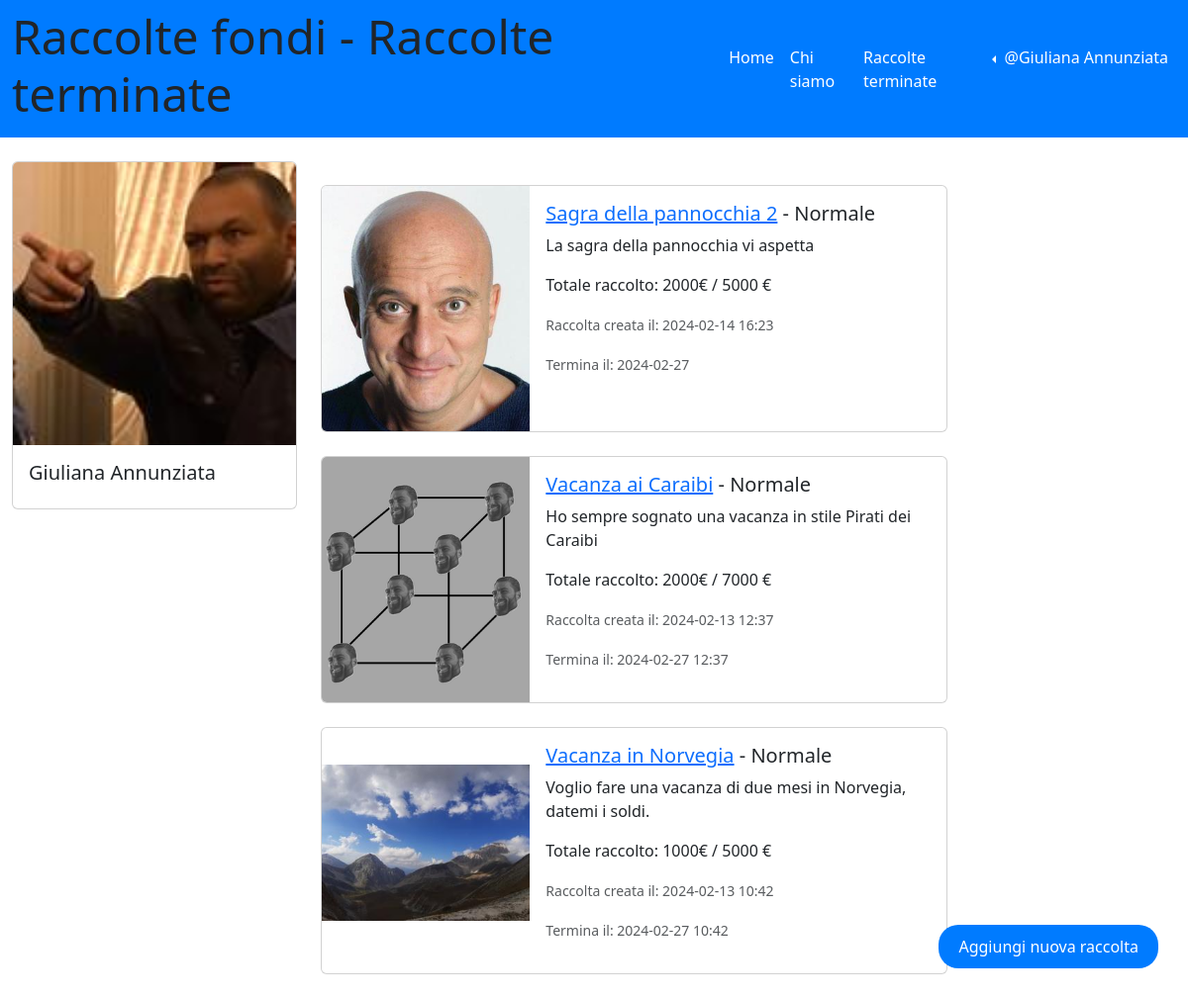
The page / (signed in) on the database its author committed.
### tables this page shows
CREATE TABLE "utenti" (
	"id_utente"	INTEGER UNIQUE,
	"email"	TEXT NOT NULL UNIQUE,
	"password"	TEXT NOT NULL UNIQUE,
	"nome"	TEXT NOT NULL,
	"cognome"	TEXT NOT NULL,
	"immagine_utente"	TEXT,
	"portafoglio"	NUMERIC,
	PRIMARY KEY("id_utente" AUTOINCREMENT)
);

CREATE TABLE "raccolte" (
	"id_raccolta"	INTEGER NOT NULL UNIQUE,
	"nome_raccolta"	TEXT NOT NULL,
	"descrizione"	TEXT,
	"immagine"	TEXT,
	"data_creazione"	TEXT,
	"data_termine"	TEXT,
	"cifra_attuale"	NUMERIC,
	"cifra_da_raggiungere"	NUMERIC,
	"tipo_raccolta"	TEXT,
	"organizzatore_raccolta"	INTEGER,
	"importo_minimo"	NUMERIC,
	"status"	TEXT DEFAULT 'attiva',
	"aggiornata"	TEXT DEFAULT 'no',
	"importo_massimo"	NUMERIC,
	PRIMARY KEY("id_raccolta" AUTOINCREMENT),
	FOREIGN KEY("organizzatore_raccolta") REFERENCES "utenti"("id_utente")
);

### app.py (the view)
@app.route('/')
def home():
    now = datetime.now()  # Get the current date and time
    current_date = now.date()  # Get the current date
    current_hour = now.hour  # Get the current hour
    current_minute = now.minute  # Get the current minute
    data_oggi = now.strftime("%Y-%m-%d %H:%M")
    raccolte_db = raccolte_dao.get_raccolte()
    return render_template('home.html', raccolte=raccolte_db, oggi=data_oggi)

### app.py (called while the page is built)
@app.before_request
def update_before_request():
    app.logger.info('Inizio update_status_e_portafoglio')
    try:
        raccolte_dao.update_status_e_portafoglio()
        app.logger.info('Fine update_status_e_portafoglio')
    except Exception as e:
        print('Error during update:', str(e))

@login_manager.user_loader
def load_user(user_id):
    db_user = utenti_dao.get_user_by_id(user_id)
    if db_user is not None:
        user = User(id_utente=db_user['id_utente'], nome=db_user['nome'], cognome=db_user['cognome'], email=db_user['email'], password=db_user['password'], immagine_utente=db_user['immagine_utente'], portafoglio=db_user['portafoglio'])
    else:
        user = None
    return user

### raccolte_dao.py (called while the page is built)
def get_raccolte():
    conn = sqlite3.connect('db/raccolte_fondi.db')
    conn.row_factory = sqlite3.Row
    cursor = conn.cursor()
    sql = 'SELECT raccolte.id_raccolta, raccolte.nome_raccolta, raccolte.descrizione, raccolte.immagine, raccolte.data_creazione, raccolte.data_termine, raccolte.cifra_attuale, raccolte.cifra_da_raggiungere, raccolte.tipo_raccolta, raccolte.organizzatore_raccolta, raccolte.importo_minimo, raccolte.status, raccolte.aggiornata, raccolte.importo_massimo, utenti.nome, utenti.cognome FROM raccolte LEFT JOIN utenti ON raccolte.organizzatore_raccolta = utenti.id_utente ORDER BY data_creazione DESC'
    cursor.execute(sql)
    raccolte = cursor.fetchall()
    cursor.close()
    conn.close()
    return raccolte

### utenti_dao.py (called while the page is built)
def get_user_by_id(id):
    conn = sqlite3.connect('db/raccolte_fondi.db')
    conn.row_factory = sqlite3.Row
    cursor = conn.cursor()
    sql = 'SELECT * FROM utenti WHERE id_utente = ?'
    cursor.execute(sql, (id,))
    user = cursor.fetchone()
    cursor.close()
    conn.close()
    return user

### templates/home.html (shortened to what this page needs)
{% extends "base.html" %}
{% block home_active %}active{% endblock %}
{% block page_name %}Raccolte terminate{% endblock %}
{% block content %}
<div class="container">
    <div class="row">
        <div class="col-lg-3">
            <aside id="myaside">
                {% if not current_user.is_authenticated %}
                <section>
                    <h3>Login</h3>
                    <div class="alert alert-info" role="alert">
                      Devi autenticarti per iniziare raccolte fondi
                    </div>
                    <div class="bg-light p-4 border rounded mb-3">
                        <form action="/login" method="POST">
                            <div class="mb-3">
                                <label for="emailInput" class="form-label">Email</label>
                                <input type="text" class="form-control" id="emailInput" name="email">
                                <div id="emailHelp" class="form-text">Non condivideremo mai la tua email con nessun altro.</div>
                            </div>
                            <div class="mb-3">
                                <label for="passwordInput" class="form-label">Password</label>
                                <input type="password" class="form-control" id="passwordInput" name="password">
                            </div>
                            <small>Non hai ancora un account? <a href="/iscriviti">Registrati</a></small>
                            <button type="submit" class="btn btn-primary mt-3">Accedi</button>
                        </form>
                    </div>
                </section>
                {% else %}
                <div class="card" style="width: 18rem;">
                    {% if current_user.immagine_utente %}
                    <img src="{{ url_for('static', filename=current_user.immagine_utente) }}" class="card-img-top" alt="Immagine dell'utente">
                    {% else %}
                    <img src="{{ url_for('static', filename='user.jpg') }}" class="card-img-top" alt="Immagine dell'utente">
                    {% endif %}
                    <div class="card-body">
                        <h5 class="card-title">{{ current_user.nome }} {{ current_user.cognome }}</h5>
                    </div>
                </div>
                {% endif %}
            </aside>
        </div>
      <main class="col-lg-9">
        <div class="col-9">
          <div class="container mt-4">
              {% for raccolta in raccolte %}
              {% if raccolta.status == 'attiva' %}
              <div class="card mb-4 fixed-height-card">
                  <div class="row g-0">
                      <div class="col-md-4 card-img-container">
                          {% if raccolta.immagine %}
                          <a href="{{ url_for('singola_raccolta', id=raccolta.id_raccolta) }}">
                              <img src="{{ url_for('static', filename=raccolta.immagine) }}" alt="Immagine della raccolta {{ raccolta.nome_raccolta | e }}">
                          </a>
                          {% else %}
                          <a href="{{ url_for('singola_raccolta', id=raccolta.id_raccolta) }}">
                              <img src="{{ url_for('static', filename='no_immagine_raccolta.jpg') }}" alt="La raccolta {{ raccolta.nome_raccolta | e }} non ha immagine">
                          </a>
                          {% endif %}
                      </div>
                      <div class="col-md-8">
                          <div class="card-body d-flex flex-column">
                              <h5 class="card-title">
                                  <a href="{{ url_for('singola_raccolta', id=raccolta.id_raccolta) }}">{{ raccolta.nome_raccolta | e }}</a>
                                  - {% if raccolta.tipo_raccolta == 'lampo' %} Lampo {% else %} Normale {% endif %}
                              </h5>
                              <p class="card-text">{{ raccolta.descrizione }}</p>
                              <p class="card-text">Totale raccolto: {{ raccolta.cifra_attuale }}€ / {{ raccolta.cifra_da_raggiungere }} €</p>
                              {% if raccolta.tipo_raccolta == 'lampo' %}
                              <p class="card-text"><small class="text-muted">Raccolta creata alle ore: {{ raccolta.data_creazione.split(' ')[1] }}</small></p>
                              <p class="card-text"><small class="text-muted">Termina alle ore: {{ raccolta.data_termine.split(' ')[1] }}</small></p>
                              {% else %}
                              <p class="card-text"><small class="text-muted">Raccolta creata il: {{ raccolta.data_creazione }}</small></p>
                              <p class="card-text"><small class="text-muted">Termina il: {{ raccolta.data_termine }}</small></p>
                              {% endif %}
                          </div>
                      </div>
                  </div>
              </div>
              {% endif %}
              {% endfor %}
                {% if current_user.is_authenticated %}
                <button type="button" class="bottone_nuova_raccolta" data-bs-toggle="modal" data-bs-target="#createModal">Aggiungi nuova raccolta</button>
                {% endif %}
            </div>
        </div>
      </main>
    </div>
</div>
{% endblock %}

### templates/base.html (shortened to what this page needs)
<!doctype html>
<html lang="en">
<head>
  <link href="https://cdn.jsdelivr.net/npm/bootstrap@5.3.2/dist/css/bootstrap.min.css" rel="stylesheet"
>
  <link rel="stylesheet" href="https://cdn.jsdelivr.net/npm/bootstrap-icons@1.11.2/font/bootstrap-icons.min.css">
  <link rel="stylesheet" href="{{ url_for('static', filename='style.css') }}">
</head>
<body>
  <header id="myheader">
    <nav class="navbar navbar-dark navbar-expand-lg mynavbar">
      <div class="container-fluid">
        <h1 class="display-5">Raccolte fondi - {% block page_name %}{% endblock %}</h1>
        <div class="collapse navbar-collapse" id="navbarSupportedContent">
          <ul class="navbar-nav ms-auto">
            <li class="nav-item">
              <a class="nav-link {%block home_active%}{% endblock %}" aria-current="page" href="/">Home</a>
            </li>
            <li class="nav-item">
              <a class="nav-link {%block about_active%}{% endblock %}" href="{{ url_for('about') }}">Chi siamo</a>
            </li>
            <li class="nav-item">
                <a class="nav-link {%block raccolte_terminate_active%}{% endblock %}" href="{{ url_for('raccolte_terminate') }}">Raccolte terminate</a>
              </li>
            {% if current_user.is_authenticated %}
            <li class="nav-item dropdown dropstart">
              <a class="nav-link dropdown-toggle" href="#" role="button" data-bs-toggle="dropdown"
                aria-expanded="false">
                @{{current_user.nome}} {{current_user.cognome}}
              </a>
            </li>
            {% else %}
            <li class="nav-item">
              <a class="nav-link {%block signup_active%}{% endblock %}" aria-current="page"
                href="{{ url_for('iscriviti') }}">Registrati</a>
            </li>
            {% endif %}
          </ul>
        </div>
      </div>
    </nav>
  </header>
  <div class="container-fluid mt-4">
    <div class="row">
      {%block content %}{% endblock %}
    </div>
  </div>
</body>
</html>

### static/style.css (style rules this page uses)
.mynavbar { background-color: #007bff; }
.navbar-dark .navbar-nav .nav-link { color: white; }
.bottone_nuova_raccolta { background-color: #007bff; border: none; bottom: 30px; color: white; height: auto; padding: 10px 20px; position: fixed; right: 30px; text-align: center; text-decoration: none; vertical-align: middle; width: auto; border-radius: 20px; }
.fixed-height-card { height: 250px; overflow: hidden; }
.card-img-container img { height: 100%; width: 100%; object-fit: contain; object-position: center; }

### rows shown on the page
utenti: nome "Giuliana", cognome "Annunziata", immagine_utente (picture)
raccolte: immagine (picture), nome_raccolta "Sagra della pannocchia 2", tipo_raccolta "Normale", descrizione "La sagra della pannocchia vi aspetta", cifra_attuale "2000", cifra_da_raggiungere "5000", data_creazione "2024-02-14 16:23", data_termine "2024-02-27"
raccolte: immagine (picture), nome_raccolta "Vacanza ai Caraibi", tipo_raccolta "Normale", descrizione "Ho sempre sognato una vacanza in stile Pirati dei Caraibi", cifra_attuale "2000", cifra_da_raggiungere "7000", data_creazione "2024-02-13 12:37", data_termine "2024-02-27 12:37"
raccolte: immagine (picture), nome_raccolta "Vacanza in Norvegia", tipo_raccolta "Normale", descrizione "Voglio fare una vacanza di due mesi in Norvegia, datemi i soldi.", cifra_attuale "1000", cifra_da_raggiungere "5000", data_creazione "2024-02-13 10:42", data_termine "2024-02-27 10:42"
